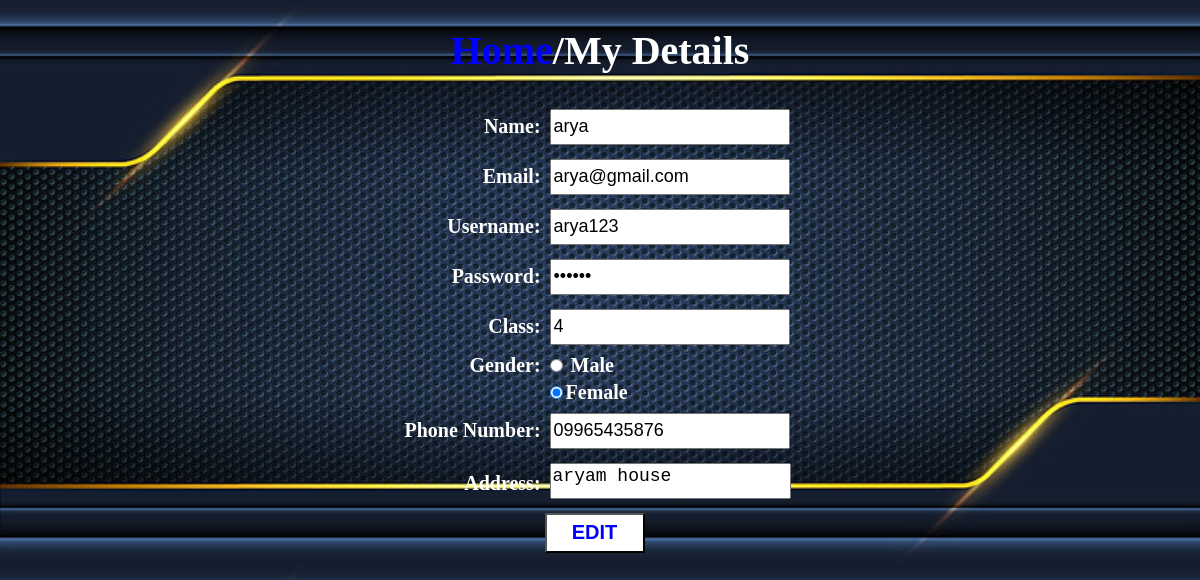
Page /studprofile (signed in) on the committed database.
### school_app/models.py (models this page shows)
class Student(models.Model):
    Name=models.CharField(max_length=20)
    Email=models.EmailField(max_length=20)
    GENDER_CHOICES= (
        ('M', 'Male'),
        ('F', 'Female'),
        )
    Gender = models.CharField(max_length=1, choices=GENDER_CHOICES)
    Address=models.CharField(max_length=50)
    Phone_no=models.CharField(max_length=12)
    user_type=models.CharField(max_length=10)
    value=models.IntegerField(max_length=1)
    Username=models.CharField(max_length=12,default='student')
    Password=models.CharField(max_length=8,default=788904)
    cls=models.CharField(max_length=5,default=0)

### school_app/views.py (the view)
# urls.py: path('studprofile',views.studprofile,name='studprofile'),
def studprofile(request):
    a=request.session['stud_id']
    stu=Student.objects.filter(id=a)
    return render(request,'studentprofile.html',{'a1':stu})

### school_app/templates/studentprofile.html (shortened to what this page needs)
<!DOCTYPE html>
<html lang="en">
<head>
</head>
<body>
    <h1 style="text-align: center;"><a href="studhome" style="color: blue;text-decoration: none;">Home</a>/My Details</h1>
    <form action="/editstudprofile" method="POST">
        {% for i in a1 %}
        <table>
            <tr>
                <td class="column">
                    <label for="">Name:</label>
                </td>
                <td>
                    <input type="text" value="{{i.Name}}" readonly id="in"><br>
                </td>
            </tr>
            <tr>
                <td class="column">
                    <label for="">Email:</label>
                </td>
                <td>
                    <input type="email" value="{{i.Email}}" readonly id="in"><br>
                </td>
            </tr>
            <tr>
                <td class="column">
                    <label for="">Username:</label>
                </td>
                <td>
                    <input type="text" value="{{i.Username}}" readonly id="in"><br>
                </td>
            </tr>
            <tr>
                <td class="column">
                    <label for="">Password:</label>
                </td>
                <td>
                    <input type="password" value="{{i.Password}}" readonly id="in"><br>
                </td>
            </tr>
            <tr>
                <td class="column">
                    <label for="">Class:</label>
                </td>
                <td>
                    <input type="text" value="{{i.cls}}" readonly id="in"><br>
                </td>
            </tr>
            <tr>
                <td class="column">
                    <label for="">Gender:</label>
                </td>
                <td>
                    <input type="radio" value="Male" {% if i.Gender == 'Male' %} checked {% endif %} readonly> Male
                </td>
            </tr>
            <tr>
                <td></td>
                <td>
                    <input type="radio" value="Female" {% if i.Gender == 'Female' %} checked {% endif %} readonly>Female
                </td>
            </tr>
            <tr>
                <td class="column">
                    <label for="">Phone Number:</label><br>
                </td>
                <td>
                    <input type="tel" value="{{i.Phone_no}}" readonly id="in"><br>
                </td>
            </tr>
            <tr>
                <td class="column">
                    <label for="">Address:</label>
                </td>
                <td>
                    <textarea id="in" cols="20" rows="10" style="resize: none;" readonly>{{i.Address}}</textarea><br>
                </td>
            </tr>
            <tr>
                <td></td>
                <td>
                    <input type="submit" value="EDIT" class="button">
                </td>
            </tr>
        </table>
        {% endfor %}
    </form>
</body>
</html>

### school_app/templates/studentprofile.html (style rules this page uses)
form { display: flex; justify-content: center; }
#in { height: 30px; margin: 5px; font-size: 18px; }
body { font-size: 20px; background-image: url('static/images/pngtree-blue.jpg'); background-size: cover; color: white; font-weight: bold; }
.button { width: 100px; height: 40px; font-size: 20px; color: blue; background-color: white; font-weight: bold; }
.column { text-align: right; }

### rows in the picture
Student: Name "arya", Email "arya@gmail.com", Username "arya123", cls "4", Gender "☑", Phone_no "09965435876", Address "aryam house"
